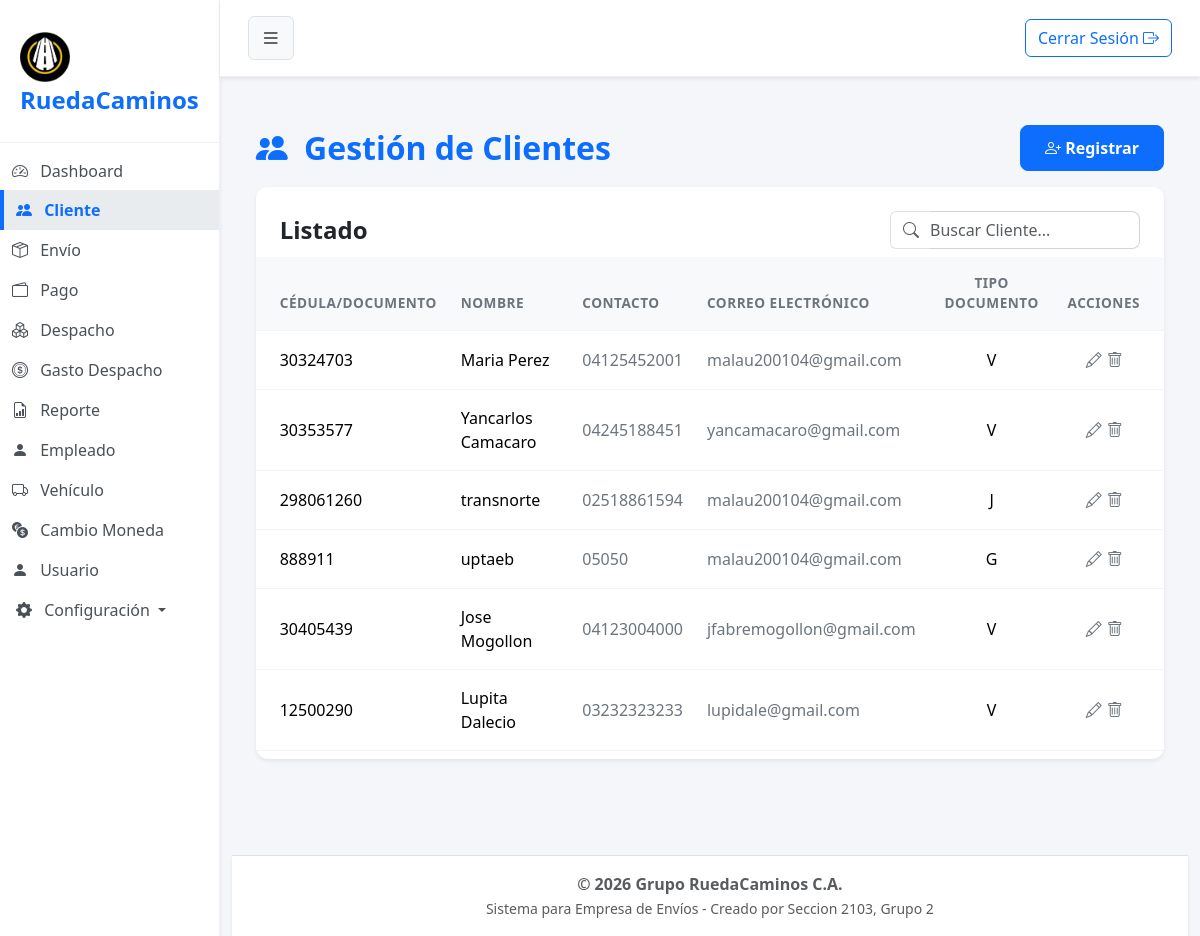
Screenshot of /?url=cliente (signed in) with the database file from the repository.
### tables this page shows
CREATE TABLE `cliente` (
  `cod_cliente` int(10) NOT NULL,
  `doc_identidad` int(10) NOT NULL COMMENT 'puede ser el rif,cedula,etc',
  `razon_social` varchar(30) NOT NULL,
  `apellido` varchar(20) DEFAULT NULL,
  `telefono` varchar(11) NOT NULL,
  `email` varchar(80) DEFAULT NULL,
  `tipo_documento` varchar(1) NOT NULL COMMENT 'v=venezolano,j=juridico, e=extranjero, g=gubernamental',
  `estado` tinyint(1) NOT NULL
);

### app/controller/clienteController.php (called while the page is built, shortened)
<?php
$cliente = new Cliente();
$registros = $cliente->obt_RegistrosClientes();
include 'app/view/layout/header.php';
include 'app/view/cliente/clienteView.php';
include 'app/view/layout/footer.php';

### index.php (called while the page is built, shortened)
<?php
    $frontController = new FrontController();
?>

### app/config/Conexion.php (called while the page is built, shortened)
<?php
abstract class Conexion
{
    public $host = "localhost";
    public $namedb = "grupo_ruedacaminos";
    public $userdb = "root";
    public $passwd = "";
    public function __construct()
    {
        $this->conexion = $this->getConnection();
    }
    public function getConnection(): PDO
    {
        try {
            $dsn = "mysql:host=" . $this->host . ";dbname=" . $this->namedb . ";charset=utf8";
            $conexion = new PDO($dsn, $this->userdb, $this->passwd);
            $conexion->setAttribute(PDO::ATTR_ERRMODE, PDO::ERRMODE_EXCEPTION);
        } catch (PDOException $error) {
            die('No se pudo conectar a la base de datos, error:' . $error->getMessage());
        }
        return $conexion;
    }
}

### app/model/Cliente.php (called while the page is built, shortened)
<?php
class Cliente extends Conexion
{
    public function obt_RegistrosClientes()
    {
        try {
            $sentencia = "SELECT * FROM cliente WHERE estado = 1";
            $select = $this->conexion->prepare($sentencia);
            $select->execute();
            return $select->fetchAll(\PDO::FETCH_ASSOC);
        } catch (\PDOException $e) {
            return [];
        }
    }
}

### app/view/cliente/componentes/tabla.php (the view)
<div class="card-body p-0">
    <div class="table-responsive">
        <table class="table table-hover align-middle mb-0">
            <thead class="table-light table-header-custom">
                <tr>
                    <th class="ps-4">CÉDULA/DOCUMENTO</th>
                    <th>NOMBRE</th>
                    <th>CONTACTO</th>
                    <th>CORREO ELECTRÓNICO</th>
                    <th class="text-center">TIPO DOCUMENTO</th>
                    <?php if ($_SESSION['usuario']['rol'] == '6'): ?>
                    <th class="pe-4 text-center">ACCIONES</th>
                    <?php endif;?>
                </tr>
            </thead>
            <tbody>
                <?php foreach ($registros as $dato): ?>
                    <tr>
                        <td class="ps-4 fw-medium"><?= $dato['doc_identidad'] ?></td>
                        <td>
                            <span class="fw-medium"><?php echo $dato['razon_social'] . ' ' . $dato['apellido'] ?></span>
                        </td>
                        <td class="text-secondary"><?= $dato['telefono'] ?></td>
                        <td class="text-secondary"><?= $dato['email'] ?></td>
                        <td class="text-center"><?= $dato['tipo_documento'] ?></td>
                        <?php if ($_SESSION['usuario']['rol'] == '6'): ?>
                        <td class="pe-4 text-center">
                            <button type="button" class="btn btn-link text-secondary p-0 m-0 align-baseline" title="Editar" data-bs-toggle="modal" <?= ($dato['tipo_documento'] == 'V' || $dato['tipo_documento'] == 'E') ? 'data-bs-target="#editClienteNatural"' : 'data-bs-target="#editClienteJuridico"' ?>
                                datos-cod-cliente="<?= $dato['cod_cliente']; ?>"
                                datos-doc-identidad="<?= $dato['doc_identidad']; ?>"
                                datos-razon-social="<?= $dato['razon_social']; ?>"
                                datos-apellido="<?= $dato['apellido']; ?>"
                                datos-telefono="<?= $dato['telefono']; ?>"
                                datos-email="<?= $dato['email']; ?>"
                                datos-tipo-documento="<?= $dato['tipo_documento']; ?>"
                                datos-estado="<?= $dato['estado']; ?>" >
                                <i class="bi bi-pencil"></i>
                            </button>
                            <a href="#" class="text-secondary btn-eliminar"
                                datos-cod-cliente="<?= $dato['cod_cliente'] ?>">
                                <i class="bi bi-trash"></i>
                            </a>
                        </td>
                        <?php endif;?>
                    </tr>
                <?php endforeach; ?>
            </tbody>
        </table>
    </div>
</div>

### app/controller/FrontController.php (shortened to what this page needs)
<?php
class FrontController
{
    private $dir;
    private $controller;
    private $url;
    public function __construct()
    {
        if (!isset($_SESSION['usuario'])) {
            $this->url = 'login';
        } else {
            (isset( $_REQUEST["url"]) && !empty($_REQUEST["url"]))? $this->url = $_REQUEST["url"] : $this->url = 'dashboard';
        }
        $this->dir = 'app/controller/';
        $this->controller = 'Controller.php';
        $this->getURL();
    }
    private function getURL()
    {
        if (file_exists($this->dir . $this->url . $this->controller)) {
            require_once($this->dir . $this->url . $this->controller);
        } else {
            echo "<h2>Error 404: Módulo no encontrado</h2>";
            echo "<p>El controlador para '{$this->url}' no existe.</p>";
            echo "<a href='?url=dashboard'>Volver al inicio</a>";
        }
    }
}

### app/view/layout/header.php (shortened to what this page needs)
<!DOCTYPE html>
<html lang="es">
<head>
    <link href="assets/css/bootstrap.min.css" rel="stylesheet">
    <link href="assets/css/styles.css" rel="stylesheet">
    <link href="vendor/twbs/bootstrap-icons/font/bootstrap-icons.min.css" rel="stylesheet">
    <link href="assets/css/datatables.min.css" rel="stylesheet">
</head>
<?php if (isset($_SESSION['usuario'])): ?>
    <body>
        <?php
        $current_url = (isset($_GET['url']) && !empty($_GET['url'])) ? $_GET['url'] : 'dashboard';
        ?>
        <div class="d-flex" id="wrapper">
            <div id="sidebar-wrapper" class="shadow-sm">
                <div class="sidebar-heading">
                    <img src="app/view/img/logo2.png" alt="Logo" class="img-fluid mt-2" style="max-width: 50px;">RuedaCaminos
                </div>
                <div class="list-group list-group-flush mt-2">
                    <a href="?url=dashboard" class="list-group-item list-group-item-action <?= $current_url == 'dashboard' ? 'active' : '' ?>">
                        <i class="bi bi-speedometer2 me-2"></i> Dashboard
                    </a>
                    <a href="?url=cliente" class="list-group-item list-group-item-action <?= $current_url == 'cliente' ? 'active' : '' ?>">
                        <i class="bi bi-people-fill me-2"></i> Cliente
                    </a>
                    <a href="?url=envio" class="list-group-item list-group-item-action <?= $current_url == 'envio' ? 'active' : '' ?>">
                        <i class="bi bi-box-seam me-2"></i> Envío
                    </a>
                    <a href="?url=pago" class="list-group-item list-group-item-action <?= $current_url == 'pago' ? 'active' : '' ?>">
                        <i class="bi bi-wallet2 me-2"></i> Pago
                    </a>
                    <a href="?url=despacho" class="list-group-item list-group-item-action <?= $current_url == 'despacho' ? 'active' : '' ?>">
                        <i class="bi bi-boxes me-2"></i> Despacho
                    </a>
                    <a href="?url=gastodespacho" class="list-group-item list-group-item-action <?= $current_url == 'gastodespacho' ? 'active' : '' ?>">
                        <i class="bi bi-coin me-2"></i> Gasto Despacho
                    </a>
                    <?php if ($_SESSION['usuario']['rol'] == '6'): ?>
                    <a href="?url=reporte" class="list-group-item list-group-item-action <?= $current_url == 'reporte' ? 'active' : '' ?>">
                        <i class="bi bi-file-earmark-bar-graph me-2"></i> Reporte
                    </a>
                        <a href="?url=empleado" class="list-group-item list-group-item-action <?= $current_url == 'empleado' ? 'active' : '' ?>">
                            <i class="bi bi-person-fill me-2"></i> Empleado
                        </a>
                        <a href="?url=vehiculo" class="list-group-item list-group-item-action <?= $current_url == 'vehiculo' ? 'active' : '' ?>">
                            <i class="bi bi-truck me-2"></i> Vehículo
                        </a>
                        <a href="?url=cambiomoneda" class="list-group-item list-group-item-action <?= $current_url == 'cambiomoneda' ? 'active' : '' ?>">
                            <i class="bi bi-currency-exchange me-2"></i> Cambio Moneda
                        </a>
                        <a href="?url=usuario" class="list-group-item list-group-item-action <?= $current_url == 'usuario' ? 'active' : '' ?>">
                            <i class="bi bi-person-fill me-2"></i> Usuario
                        </a>
                        <div class=" dropdown-center">
                            <button type="button" class="btn list-group-item dropdown-toggle text-start w-100" data-bs-toggle="dropdown" aria-expanded="false">
                                <i class="bi bi-gear-fill me-2"></i> Configuración
                            </button>
                        </div>
                    <?php else: ?>
                        <a href="?url=cambiomoneda" class="list-group-item list-group-item-action <?= $current_url == 'cambiomoneda' ? 'active' : '' ?>">
                            <i class="bi bi-currency-exchange me-2"></i> Cambio Moneda
                        </a>
                    <?php endif; ?>
                </div>
            </div>
            <div id="page-content-wrapper" class="d-flex flex-column min-vh-100 w-100">
                <nav class="navbar navbar-expand-lg navbar-light shadow-sm">
                    <div class="container-fluid">
                        <button class="btn btn-light border" id="sidebarToggle"><i class="bi bi-list fs-5"></i></button>
                        <div class="ms-auto d-flex align-items-center">
                            <form action="?url=login" method="post">
                                <button type="submit" class="btn btn-outline-primary" name="Solicitud" value="cerrar">
                                    Cerrar Sesión <i class="bi bi-box-arrow-right"></i>
                                </button>
                            </form>
                        </div>
                    </div>
                </nav>
                <main class="container-fluid">
                <?php endif; ?>

### app/view/cliente/clienteView.php (shortened to what this page needs)
<main class="container-fluid py-5 px-4">
    <div class="row">
        <div class="col-12 mb-4">
            <header class="d-flex justify-content-between align-items-center mb-3">
                <h2 class="mb-0 text-primary fw-bold"><i class="bi bi-people-fill me-2"></i> Gestión de Clientes</h2>
                <button type="button" class="btn btn-primary" title="Registrar" data-bs-toggle="modal" data-bs-target="#modalCliente">
                    <i class="bi bi-person-plus"></i> Registrar
                </button>
            </header>
            <section class="card shadow-sm border-0 pb-2">
                <div class="card-header bg-white border-bottom-0 pt-4 pb-2 px-4 d-flex justify-content-between align-items-center">
                    <h4 class="mb-0 fw-bold">Listado</h4>
                    <div class="input-group" style="max-width: 250px;">
                        <span class="input-group-text bg-transparent border-end-0 text-muted">
                            <i class="bi bi-search"></i>
                        </span>
                        <input type="text" class="form-control border-start-0 ps-0 text-muted" id="inputBusqueda" placeholder="Buscar Cliente...">
                    </div>
                </div>
                <?php require 'componentes/tabla.php'; ?>
            </section>
        </div>
    </div>
</main>

### app/view/layout/footer.php (shortened to what this page needs)
<footer class="bg-white text-center py-3 mt-auto border-top w-100 shadow-sm">
                    <div class="container-fluid">
                        <p class="mb-0 text-muted fw-semibold">&copy; <?= date('Y') ?> Grupo RuedaCaminos C.A.</p>
                        <small class="text-muted">Sistema para Empresa de Envíos - Creado por Seccion 2103, Grupo 2</small>
                    </div>
                </footer>
                </div>
                </div>
                </body>
                </html>

### assets/css/styles.css (style rules this page uses)
body { background-color: #f4f6f9; font-family: "Segoe UI", Tahoma, Geneva, Verdana, sans-serif; overflow-x: hidden; }
#wrapper { display: flex; transition: all 0.3s ease-in-out; }
#sidebar-wrapper { min-height: 100vh; width: 250px; background-color: #ffffff; border-right: 1px solid #eef0f3; transition: margin 0.25s ease-out; }
#sidebar-wrapper .sidebar-heading { padding: 1.5rem 1.25rem; font-size: 1.5rem; font-weight: 800; color: #0d6efd; border-bottom: 1px solid #eef0f3; }
#sidebar-wrapper .list-group { width: 100%; }
#page-content-wrapper { min-width: 0; width: 100%; display: flex; flex-direction: column; }
.list-group-item { border: none; padding: 0.5em 0.75em; font-weight: 500; color: #495057; border-left: 4px solid transparent; }
.list-group-item.active { background-color: #e9ecef; color: #0d6efd; border-color: #0d6efd; border-left: 4px solid #0d6efd; font-weight: 700; }
.navbar { background-color: #ffffff; border-bottom: 1px solid #eef0f3; padding: 1rem; }
.card { box-shadow: 0 4px 12px rgba(0, 0, 0, 0.05); border: none; border-radius: 12px; margin-bottom: 1.5rem; }
.card-header { background-color: #ffffff; border-bottom: 1px solid #eef0f3; font-weight: 600; border-top-left-radius: 12px !important; border-top-right-radius: 12px !important; }
.form-control, .form-select { border-radius: 8px; border-color: #ced4da; }
.btn-primary, .btn-success { border-radius: 8px; padding: 10px 24px; font-weight: 600; }
.table> :not(caption)>*>* { padding: 1rem 0.75rem; border-bottom-color: #f1f5f9; }
.table-header-custom th { color: #6c757d; font-weight: 600; font-size: 0.85rem; letter-spacing: 0.5px; }

### rows the page displays
cliente: doc_identidad "30324703", razon_social "Maria", apellido "Perez", telefono "04125452001", email "malau200104@gmail.com", tipo_documento "V"
cliente: doc_identidad "30353577", razon_social "Yancarlos", apellido "Camacaro", telefono "04245188451", email "yancamacaro@gmail.com", tipo_documento "V"
cliente: doc_identidad "298061260", razon_social "transnorte", telefono "02518861594", email "malau200104@gmail.com", tipo_documento "J"
cliente: doc_identidad "888911", razon_social "uptaeb", telefono "05050", email "malau200104@gmail.com", tipo_documento "G"
cliente: doc_identidad "30405439", razon_social "Jose", apellido "Mogollon", telefono "04123004000", email "jfabremogollon@gmail.com", tipo_documento "V"
cliente: doc_identidad "12500290", razon_social "Lupita", apellido "Dalecio", telefono "03232323233", email "lupidale@gmail.com", tipo_documento "V"
